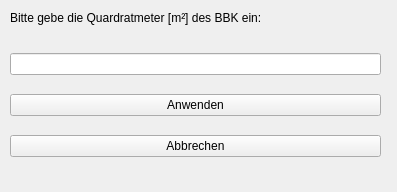
<?xml version="1.0" encoding="UTF-8"?>
<ui version="4.0">
 <class>SquareMeters</class>
 <widget class="QWidget" name="SquareMeters">
  <property name="geometry">
   <rect>
    <x>0</x>
    <y>0</y>
    <width>397</width>
    <height>192</height>
   </rect>
  </property>
  <property name="windowTitle">
   <string>Eingabe Quadratmeter</string>
  </property>
  <widget class="QLabel" name="label_2">
   <property name="geometry">
    <rect>
     <x>10</x>
     <y>10</y>
     <width>301</width>
     <height>16</height>
    </rect>
   </property>
   <property name="text">
    <string>Bitte gebe die Quardratmeter [m²] des BBK ein:</string>
   </property>
  </widget>
  <widget class="QWidget" name="verticalLayoutWidget">
   <property name="geometry">
    <rect>
     <x>10</x>
     <y>40</y>
     <width>371</width>
     <height>131</height>
    </rect>
   </property>
   <layout class="QVBoxLayout" name="verticalLayout">
    <item>
     <widget class="QLineEdit" name="lineSquare"/>
    </item>
    <item>
     <widget class="QPushButton" name="pushAnw">
      <property name="text">
       <string>Anwenden</string>
      </property>
     </widget>
    </item>
    <item>
     <widget class="QPushButton" name="pushAbb">
      <property name="text">
       <string>Abbrechen</string>
      </property>
     </widget>
    </item>
   </layout>
  </widget>
 </widget>
 <resources/>
 <connections/>
</ui>
